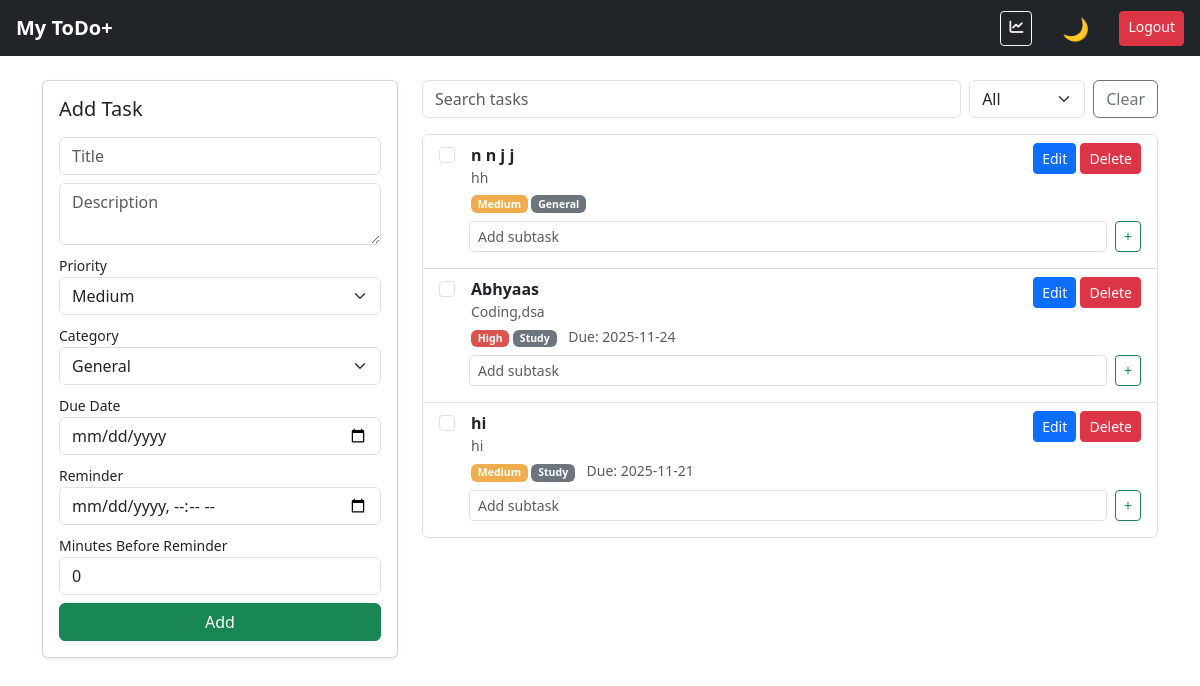
Screenshot of / (signed in) with the database file from the repository.
### app.py (models this page shows)
class Todo(db.Model):
    sno = db.Column(db.Integer, primary_key=True)
    title = db.Column(db.String(200), nullable=False)
    desc = db.Column(db.String(500), nullable=False)
    date_created = db.Column(db.DateTime, default=datetime.utcnow)
    completed = db.Column(db.Boolean, default=False)
    priority = db.Column(db.String(20), default="Medium")
    category = db.Column(db.String(50), default="General")
    due_date = db.Column(db.String(20), nullable=True)
    position = db.Column(db.Integer, default=0)
    user_id = db.Column(db.Integer, db.ForeignKey("user.id"), nullable=False)
    reminder_time = db.Column(db.DateTime, nullable=True)
    reminder_minutes_before = db.Column(db.Integer, default=0)
    status = db.Column(db.String(20), default="todo")  # todo, inprogress, done
    attachments = db.relationship("Attachment", backref="todo", cascade="all,delete", lazy=True)
    subtasks = db.relationship("Subtask", backref="todo", cascade="all,delete", lazy="dynamic")

### app.py (the view, shortened to what this page needs)
@app.route("/", methods=["GET", "POST"])
@login_required
def home():
    todos = Todo.query.filter_by(user_id=current_user.id).order_by(Todo.position.desc()).all()
    categories = sorted({t.category for t in todos} | {"General", "Work", "Study", "Personal", "Urgent"})
    return render_template("index.html", allTodo=todos, categories=categories)

### app.py (called while the page is built)
@login_manager.user_loader
def load_user(user_id):
    return User.query.get(int(user_id))

### templates/index.html (shortened to what this page needs)
{% extends "base.html" %}
{% block content %}
<div class="row">
    <div class="col-md-4">
        <div class="card p-3 shadow-sm">
            <h5 class="mb-3">Add Task</h5>
            <form method="POST">
                <input class="form-control mb-2" name="title" placeholder="Title" required>
                <textarea class="form-control mb-2" name="desc" placeholder="Description" required></textarea>
                <label class="small">Priority</label>
                <select class="form-select mb-2" name="priority">
                    <option selected>Medium</option>
                </select>
                <label class="small">Category</label>
                <select class="form-select mb-2" name="category">
                    {% for c in categories %}<option>{{c}}</option>{% endfor %}
                </select>
                <label class="small">Due Date</label>
                <input class="form-control mb-2" name="due_date" type="date">
                <label class="small">Reminder</label>
                <input class="form-control mb-2" name="reminder_time" type="datetime-local">
                <label class="small">Minutes Before Reminder</label>
                <input class="form-control mb-2" name="reminder_minutes_before" type="number" min="0" value="0">
                <button class="btn btn-success w-100">Add</button>
            </form>
        </div>
    </div>
    <div class="col-md-8">
        <div class="d-flex gap-2 mb-3">
            <input id="searchBox" class="form-control" placeholder="Search tasks">
            <select id="filterCategory" class="form-select w-auto">
                <option value="">All</option>
            </select>
            <button id="clearBtn" class="btn btn-outline-secondary">Clear</button>
        </div>
        <ul id="todoList" class="list-group">
            {% for todo in allTodo %}
            <li class="list-group-item todo-row"
                data-sno="{{ todo.sno }}"
                data-title="{{ todo.title|lower }}"
                data-desc="{{ todo.desc|lower }}"
                data-cat="{{ todo.category }}">
                <div class="d-flex justify-content-between">
                    <div class="d-flex">
                        <input type="checkbox" class="form-check-input me-3 toggle"
                        {% if todo.completed %}checked{% endif %}>
                        <div>
                            <div class="fw-bold">{{ todo.title }}</div>
                            <div class="text-muted small">{{ todo.desc }}</div>
                            <div class="mt-1 small">
                                <span class="badge badge-priority-{{ todo.priority }}">{{ todo.priority }}</span>
                                <span class="badge bg-secondary">{{ todo.category }}</span>
                                {% if todo.due_date %}
                                <span class="text-muted ms-2">Due: {{ todo.due_date }}</span>
                                {% endif %}
                            </div>
                        </div>
                    </div>
                    <div>
                        <a href="/update/{{ todo.sno }}" class="btn btn-sm btn-primary mb-1">Edit</a>
                        <a href="/delete/{{ todo.sno }}" class="btn btn-sm btn-danger mb-1">Delete</a>
                    </div>
                </div>
                <div class="subtask-box mt-2">
                    <form action="/subtask/add/{{ todo.sno }}" method="POST" class="d-flex">
                        <input name="subtask_title" class="form-control form-control-sm me-2" placeholder="Add subtask">
                        <button class="btn btn-sm btn-outline-success">+</button>
                    </form>
                </div>
            </li>
            {% endfor %}
        </ul>
    </div>
</div>
{% endblock %}

### templates/base.html (shortened to what this page needs)
<!doctype html>
<html lang="en" data-theme="light">
<head>
    <link href="https://cdn.jsdelivr.net/npm/bootstrap@5.3.2/dist/css/bootstrap.min.css" rel="stylesheet">
    <link rel="stylesheet" href="https://cdnjs.cloudflare.com/ajax/libs/font-awesome/6.5.0/css/all.min.css">
</head>
<body>
<nav class="navbar navbar-dark bg-dark px-3 d-flex justify-content-between">
    <a class="navbar-brand fw-bold text-white">My ToDo+</a>
    <div class="d-flex gap-3">
        <a href="/dashboard" class="btn btn-sm btn-outline-light me-2">
            <i class="fa-solid fa-chart-line"></i>
        </a>
        <button id="themeToggle">🌙</button>
        {% if current_user.is_authenticated %}
        <a href="/logout" class="btn btn-danger btn-sm ms-2">Logout</a>
        {% endif %}
    </div>
</nav>
<div class="container py-4">
    {% block content %}{% endblock %}
</div>
</body>
</html>

### templates/base.html (style rules this page uses)
:root[data-theme="light"] { --bg: #ffffff; --card: #ffffff; --text: #222222; }
body { background: var(--bg); color: var(--text); transition: background 0.3s, color 0.3s; }
.card { background: var(--card); transition: 0.3s; }
#themeToggle { cursor: pointer; border: none; background: transparent; font-size: 22px; }
a { text-decoration: none; }

### templates/index.html (style rules this page uses)
.badge-priority-Medium { background: #f0ad4e; }
.badge-priority-High { background: #d9534f; }
.subtask-box { margin-left: 30px; }

### rows the page displays
Todo: title "n n j j", desc "hh", priority "Medium", category "General"
Todo: title "Abhyaas", desc "Coding,dsa", priority "High", category "Study", due_date "2025-11-24"
Todo: title "hi", desc "hi", priority "Medium", category "Study", due_date "2025-11-21"

### other values shown
form field category "General"
